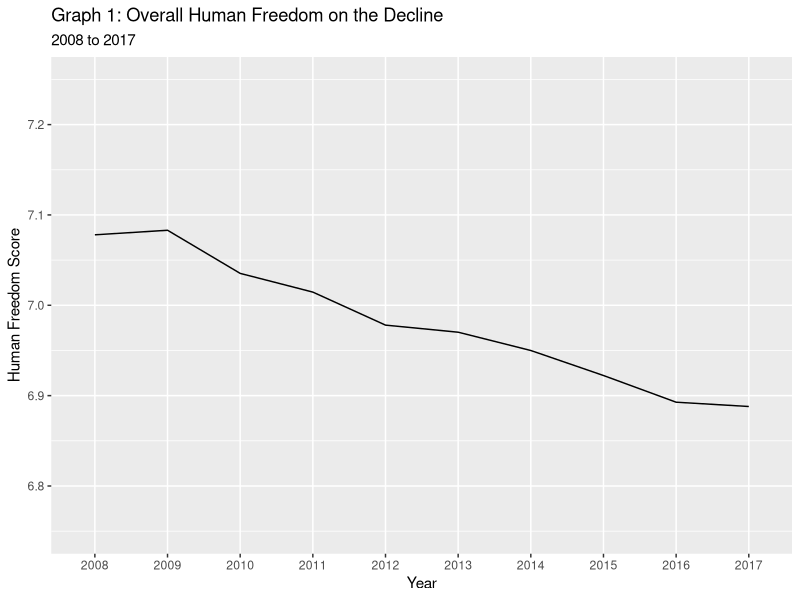
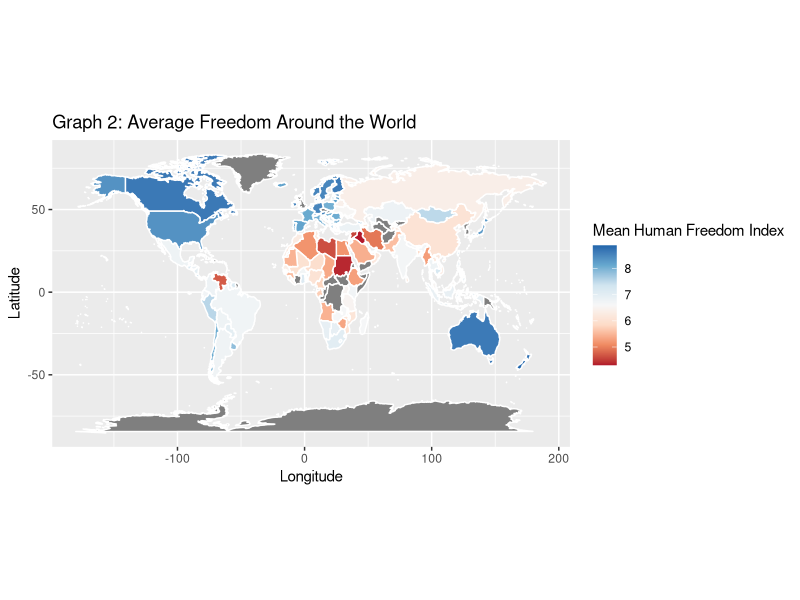
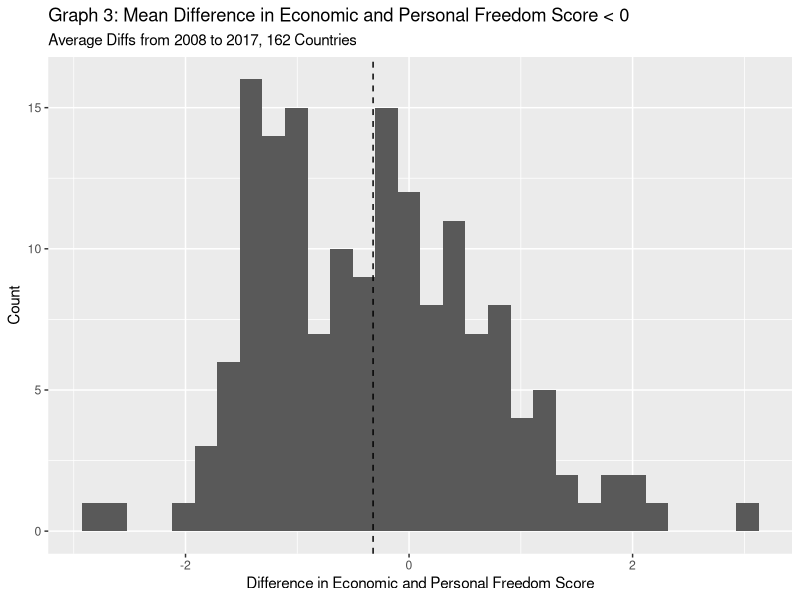
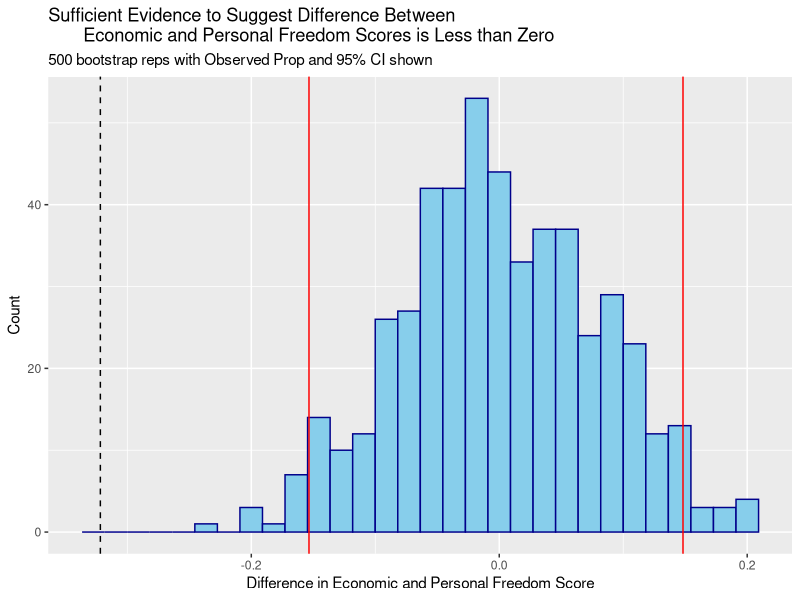
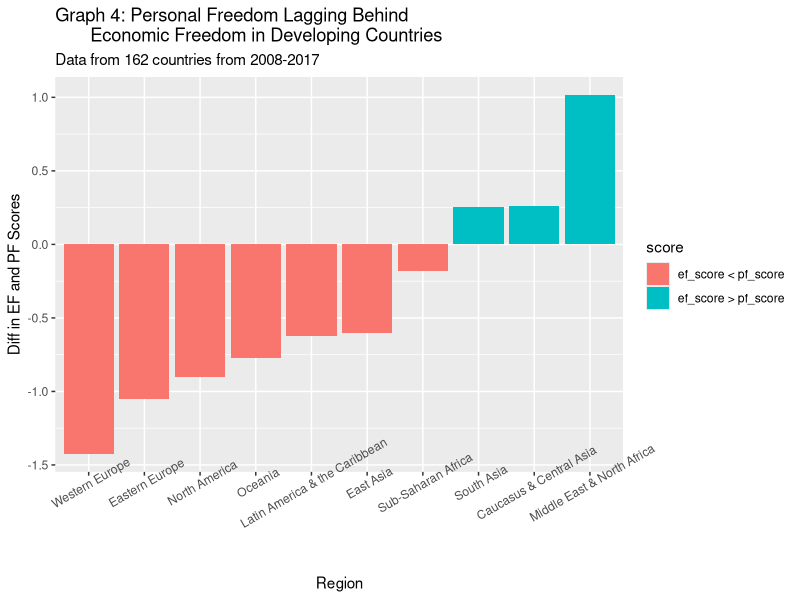
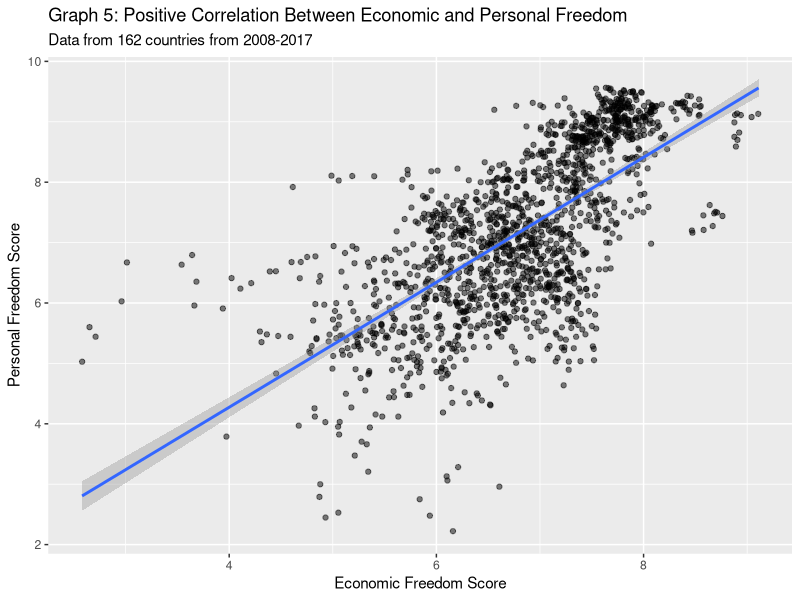
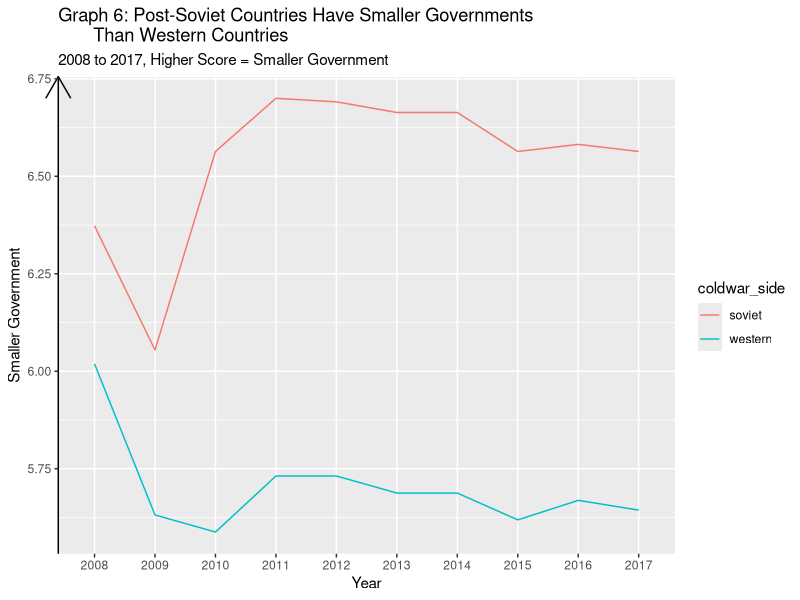
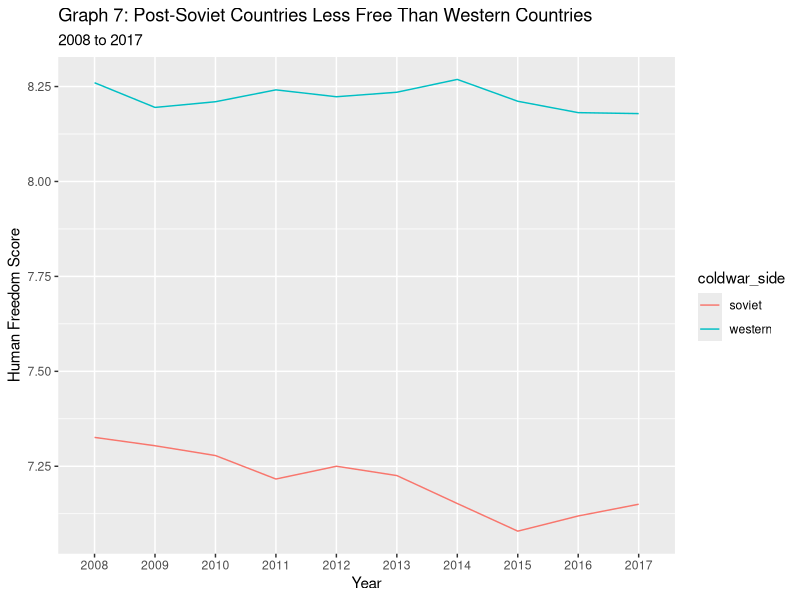

Recreate these plots in R, in order. (Note: this script raises an error after producing the figures.)
## ---- chunk 1
library(tidyverse)
library(ggplot2)
library(dplyr)
require(maps)
require(viridis)
theme_set(
  theme_gray()
  )
hfi <- read_csv("data/hfi_cc_2019.csv") 
## ---- chunk 2
knitr::opts_chunk$set(warning = FALSE, message = FALSE, echo = FALSE)
## ---- chunk 3
glimpse(hfi)
## ---- chunk 4
hfscore_by_year <- hfi %>% 
  filter(hf_score != "-") %>% 
  group_by(year) %>% 
  summarize(mean_hf = mean(as.numeric(hf_score)))

ggplot(data = hfscore_by_year, 
       aes(x = as.factor(year), y = mean_hf, group = 1)) +
  geom_line(stat = "identity") +
  ylim(6.75, 7.25) + 
  labs(x = "Year", y = "Human Freedom Score", 
       title = "Graph 1: Overall Human Freedom on the Decline",
       subtitle = "2008 to 2017")
## ---- chunk 5
summarized_hfi <- hfi %>% 
  filter(hf_score != "-") %>% 
  group_by(countries) %>% 
  mutate(mean_hf = mean(as.numeric(hf_score))) %>% 
  slice(1) %>% 
  mutate(countries = ifelse(countries == "United States", "USA", countries)) %>% 
  summarize(countries, mean_hf)

world_map <- map_data("world")
freedom_map <- left_join(world_map, summarized_hfi, by = c("region" = "countries"))

# Create the map
ggplot(freedom_map, mapping = aes(long, lat, group = group)) +
  coord_fixed(1.3) +
  geom_polygon(aes(fill = as.numeric(mean_hf)), color = "white") +
  scale_fill_distiller(palette ="RdBu", direction = 1) +
  labs(title = "Graph 2: Average Freedom Around the World", x = "Longitude", 
       y = "Latitude", fill = "Mean Human Freedom Index")
## ---- chunk 6
no_na_hfi <- hfi %>% 
  filter(pf_score != "-" & ef_score != "-")

clean_hfi <- no_na_hfi %>% 
  group_by(countries) %>% 
  mutate(mean_pf = mean(as.numeric(pf_score)),
         mean_ef = mean(as.numeric(ef_score))) %>% 
  mutate(diff_ef_pf = mean_ef - mean_pf) %>% 
  slice(1) %>% 
  summarize(countries, mean_ef, mean_pf, diff_ef_pf)

mean_diff <- clean_hfi %>% 
  summarize(mean_diff = mean(diff_ef_pf))

ggplot(data = clean_hfi, aes(x = diff_ef_pf)) +
  geom_histogram(bins = 30) +
  geom_vline(linetype = "dashed", xintercept = c(mean_diff$mean_diff)) +
  labs(x = "Difference in Economic and Personal Freedom Score", 
       y = "Count", 
       title = "Graph 3: Mean Difference in Economic and Personal Freedom Score < 0",
       subtitle = "Average Diffs from 2008 to 2017, 162 Countries")
## ---- chunk 7
set.seed(10)
n_sims <- 500
boot_dist = numeric(n_sims) 
for(i in 1:n_sims){ 
  indices <- sample(1:nrow(clean_hfi), replace = T)
  boot_mean <- clean_hfi %>% 
    slice(indices) %>%                    
    summarize(boot_mean = mean(diff_ef_pf)) %>% 
    pull()                                
  boot_dist[i] <- boot_mean 
}

boot_means = tibble(boot_dist)
mu_0 <- 0
offset <- boot_means %>% 
  summarize(mu_0 - mean(boot_dist)) %>%
  pull()
boot_means <- boot_means %>%
  mutate(shifted_means = boot_dist + offset)
boot_1 <- boot_means%>%
  summarize(lower = quantile(shifted_means, 0.025), 
            upper = quantile(shifted_means, 0.975))
boot_1
## ---- chunk 8
obs_mean <- clean_hfi %>% 
  summarize(mean(diff_ef_pf)) %>% 
  pull()
obs_mean
## ---- chunk 9
obs_diff <- mu_0 - obs_mean
boot_means %>% 
  mutate(extreme = ifelse(shifted_means <= mu_0 - obs_diff |
                          shifted_means >= mu_0 + obs_diff, 1, 0)) %>% 
  summarize(p_val = mean(extreme))
## ---- chunk 10
ggplot(data = boot_means, aes(x = shifted_means)) +
  geom_histogram(color = "darkblue", fill = "skyblue") + 
  labs(x = "Difference in Economic and Personal Freedom Score", y = "Count", 
       title = "Sufficient Evidence to Suggest Difference Between 
       Economic and Personal Freedom Scores is Less than Zero",
       subtitle = "500 bootstrap reps with Observed Prop and 95% CI shown") +
  geom_vline(xintercept = c(boot_1$lower, boot_1$upper),
             color = "red") +
  geom_vline(linetype = "dashed", xintercept = c(mean_diff$mean_diff))
## ---- chunk 11
region_hfi <- no_na_hfi %>% 
  group_by(region) %>% 
  mutate(mean_pf = mean(as.numeric(pf_score)),
         mean_ef = mean(as.numeric(ef_score))) %>% 
  mutate(diff_ef_pf = mean_ef - mean_pf,
         score = ifelse(diff_ef_pf > 0, 
                        "ef_score > pf_score", "ef_score < pf_score")) %>% 
  slice(1) %>% 
  summarize(region, mean_ef, mean_pf, diff_ef_pf, score)

ggplot(data = region_hfi, aes(x = reorder(region, diff_ef_pf), 
                              y = diff_ef_pf, fill = score)) +
  geom_col() + 
  theme(axis.text.x = element_text(angle = 30)) +
  labs(x = "Region", y = "Diff in EF and PF Scores", 
       title = "Graph 4: Personal Freedom Lagging Behind 
       Economic Freedom in Developing Countries",
       subtitle = "Data from 162 countries from 2008-2017")
## ---- chunk 12
corr_efpf <- no_na_hfi %>% 
  summarize(cor_ef_pf = cor(as.numeric(ef_score), as.numeric(pf_score)))
corr_efpf
## ---- chunk 13
ggplot(data = no_na_hfi, aes(x = as.numeric(ef_score), 
                             y = as.numeric(pf_score))) +
  geom_point(alpha = 0.5, position = "jitter") + 
  geom_smooth(method="lm") +
  labs(x = "Economic Freedom Score", y = "Personal Freedom Score", 
       title = "Graph 5: Positive Correlation Between Economic and Personal Freedom",
       subtitle = "Data from 162 countries from 2008-2017")
## ---- chunk 14
hfi_coldwar <- hfi %>% 
  mutate(post_soviet = ifelse(countries == "Russia" | 
                                countries == "Ukraine" | 
                                countries == "Moldova" | 
                                countries == "Uzbekistan" | 
                                countries == "Kazakhstan" | 
                                countries == "Kyrgyzstan" | 
                                countries == "Tajikistan" | 
                                countries == "Turkmenistan" | 
                                countries == "Georgia" | 
                                countries == "Azerbaijan" | 
                                countries == "Armenia" | 
                                countries == "Lithuania" | 
                                countries == "Latvia" | 
                                countries == "Estonia", "yes", "no")) %>% 
  mutate(nato = ifelse(countries == "Belgium" | 
                         countries == "Canada" | 
                         countries == "Denmark" | 
                         countries == "France" | 
                         countries == "Germany" | 
                         countries == "Greece" | 
                         countries == "Iceland" | 
                         countries == "Italy" | 
                         countries == "Luxembourg" | 
                         countries == "Netherlands" | 
                         countries == "Norway" | 
                         countries == "Portugal" | 
                         countries == "Spain" | 
                         countries == "Turkey" | 
                         countries == "United Kingdom" | 
                         countries == "United States", "yes", "no")) %>% 
  filter(post_soviet == "yes" | nato == "yes") %>% 
  mutate(coldwar_side = ifelse(post_soviet == "yes", "soviet", "western"))
  

ef_govt_coldwar <- hfi_coldwar %>% 
  filter(ef_government != "-") %>% 
  select(countries, coldwar_side, year, ef_government) %>% 
  group_by(year, coldwar_side) %>% 
  mutate(mean_ef_government = mean(as.numeric(ef_government)))

ggplot(data = ef_govt_coldwar, 
       aes(x = as.factor(year), y = mean_ef_government, group = coldwar_side, 
           color = coldwar_side)) +
  geom_line(stat = "identity") +
  labs(x = "Year", y = "Smaller Government", 
       title = "Graph 6: Post-Soviet Countries Have Smaller Governments 
       Than Western Countries",
       subtitle = "2008 to 2017, Higher Score = Smaller Government") +
  theme(axis.line.y = element_line(arrow = arrow()))

hf_coldwar <- hfi_coldwar %>% 
  filter(hf_score != "-") %>% 
  select(countries, coldwar_side, year, hf_score) %>% 
  group_by(year, coldwar_side) %>% 
  mutate(mean_hf = mean(as.numeric(hf_score)))

ggplot(data = hf_coldwar, 
       aes(x = as.factor(year), y = mean_hf, group = coldwar_side, 
           color = coldwar_side)) +
  geom_line(stat = "identity") +
  labs(x = "Year", y = "Human Freedom Score", 
       title = 
         "Graph 7: Post-Soviet Countries Less Free Than Western Countries",
       subtitle = "2008 to 2017")
## ---- chunk 15
coldwar_govtsize_reg <- hfi_coldwar %>% 
  filter(hf_score != "-")

m_hf_reg <- lm(as.numeric(hf_score) ~ as.numeric(ef_government) + coldwar_side + coldwar_side * as.numeric(ef_government), 
               data = coldwar_govtsize_reg)

tidy(m_hf_reg) %>% 
  arrange(estimate) 

glance(m_hf_reg)$r.squared
## ---- chunk 16
p_coldwar_govtsize_reg <- hfi_coldwar %>% 
  filter(pf_score != "-")

m_pf_reg <- lm(as.numeric(pf_score) ~ as.numeric(ef_government) + coldwar_side + coldwar_side * as.numeric(ef_government), 
               data = p_coldwar_govtsize_reg)

tidy(m_pf_reg) %>% 
  arrange(estimate) 

glance(m_pf_reg)$r.squared
## ---- chunk 17
hfi <- hfi%>%
  mutate(pf_movement_nowomen = (as.numeric(pf_movement_domestic) 
                                + as.numeric(pf_movement_foreign))/2)
hfi <- hfi%>%
  mutate(pf_ss_nowomen = (as.numeric(pf_ss_homicide) 
                          + as.numeric(pf_ss_disappearances))/2)
hfi <- hfi%>%
  mutate(pf_identity_nowomen = (as.numeric(pf_identity_legal) 
                          + as.numeric(pf_identity_sex_male))/2)

hfi <- hfi%>%
  mutate(pf_rol = as.numeric(pf_rol))%>%
  mutate(pf_religion = as.numeric(pf_religion))%>%
  mutate(pf_association = as.numeric (pf_association))%>%
  mutate(pf_expression = as.numeric(pf_expression))%>%
  mutate(ef_score = as.numeric(ef_score))%>%
  mutate(hfi_women_unweighted = (ef_score * 0.5) 
         + (pf_rol * 0.125)
         + (pf_ss_nowomen * 0.125)
         + (pf_movement_nowomen * 0.05)
         + (pf_identity_nowomen * 0.05)
         + (pf_expression * 0.05)
         + (pf_association * 0.05)
         + (pf_religion * 0.05))
hfi <- hfi%>%
  mutate(pf_score_nowomen = (pf_rol * 0.25)
         + (pf_ss_nowomen * 0.25)
         + (pf_movement_nowomen * 0.1)
         + (pf_identity_nowomen * 0.1)
         + (pf_expression * 0.1)
         + (pf_association * 0.1)
         + (pf_religion * 0.1))

ws_only <- hfi%>%
  select(pf_ss_women, pf_ss_women_fgm, pf_ss_women_inheritance, 
         pf_ss_women_inheritance_daughters, pf_ss_women_inheritance_widows,
         pf_movement_women, pf_identity_sex_female, pf_identity_divorce, 
         hfi_women_unweighted, ef_score, pf_score_nowomen, pf_religion, region)
ws_only <- ws_only%>%
  mutate(pf_ss_women = as.numeric(pf_ss_women))%>%
  mutate(pf_movement_women = as.numeric(pf_movement_women))%>%
  mutate(pf_identity_divorce = as.numeric(pf_identity_divorce))%>%
  mutate(pf_identity_sex_female = as.numeric(pf_identity_sex_female))%>%

  mutate(ws_score = (((pf_identity_divorce + pf_identity_sex_female)/2) + 
                       pf_ss_women + pf_movement_women)/3)
## ---- chunk 18
ws_no_na <- ws_only%>%
    filter(!is.na(hfi_women_unweighted) & !is.na(ws_score)) 

ggplot(data = ws_no_na, aes(x = ws_score, 
                             y = hfi_women_unweighted)) +
  geom_point(alpha = 0.5, position = "jitter") + 
  geom_smooth(method="lm") +
  labs(x = "Women-Specific Freedoms Score", y = "Overall Freedom Score", 
       title = "Graph 8: Positive Correlation Between Women-Specific and 
       Overall Freedom",
       subtitle = "Data from 162 countries from 2008-2017")
## ---- chunk 19
corr_ws_hf <- ws_no_na%>%
  summarize(cor_ws_hfi = cor(ws_score, hfi_women_unweighted))
corr_ws_hf
## ---- chunk 20
ws_no_na <- ws_no_na%>%
  filter(!is.na(ef_score) & !is.na(pf_score_nowomen))
ggplot(data = ws_no_na, aes(x = ws_score, 
                             y = ef_score)) +
  geom_point(alpha = 0.5, position = "jitter") + 
  geom_smooth(method="lm") +
  labs(x = "Women-Specific Freedoms Score", y = "Economic Freedom Score", 
       title = "Graph 9a: Positive Correlation Between Women-Specific and 
       Economic Freedom",
       subtitle = "Correlation less strong than overall HFI")

corr_ws_ef <- ws_no_na%>%
  summarize(cor_ws_hfi = cor(ws_score, ef_score))
corr_ws_ef
## ---- chunk 21
ggplot(data = ws_no_na, aes(x = ws_score, 
                             y = pf_score_nowomen)) +
  geom_point(alpha = 0.5, position = "jitter") + 
  geom_smooth(method="lm") +
  labs(x = "Women-Specific Freedoms Score", y = "Personal Freedom Score", 
       title = "Graph 9b: Positive Correlation Between Women-Specific and 
       Personal Freedom")

corr_ws_pf <- ws_no_na%>%
  summarize(cor_ws_hfi = cor(ws_score, pf_score_nowomen))
corr_ws_pf
## ---- chunk 22
obs_diff_corr <- ws_no_na%>%
  summarize(obs_diff_corr = (cor(ws_score, pf_score_nowomen) - cor(ws_score, 
                                                                   ef_score)))
obs_diff_corr
## ---- chunk 23
set.seed(10)
n_sims <- 2000
boot_distribution = numeric(n_sims) 
for(i in 1:n_sims){ 
  indices <- sample(1:nrow(ws_no_na), replace = T)
  boot_cor <- ws_no_na %>% 
    slice(indices) %>%                    
    summarize(boot_cor = (cor(ws_score, pf_score_nowomen) - cor(ws_score, 
                                                                ef_score))) %>% 
    pull()                                
  boot_distribution[i] <- boot_cor 
}

boot_cors = tibble(boot_distribution)

mu_0 <- 0
offset <- boot_cors %>% 
  summarize(mu_0 - mean(boot_distribution)) %>%
  pull()

boot_cors <- boot_cors %>%
  mutate(shifted_cors = boot_distribution + offset)

boot_2 <- boot_cors%>%
  summarize(lower = quantile(shifted_cors, 0.005), 
            upper = quantile(shifted_cors, 0.995))
boot_2
## ---- chunk 24
set.seed(10)
ggplot(data = boot_cors, aes(x = shifted_cors)) +
  geom_histogram(color = "darkblue", fill = "skyblue") + 
  labs(x = "Voice Jitter", 
       title = 
       "Bootstrap Distribution of Difference in Correlations Centered at 0 
       appears Normal", 
       subtitle = "Observed value outside of 99% confidence interval") +
  geom_vline(xintercept = c(boot_2$lower, boot_2$upper),
             color = "red") +
  geom_vline(linetype = "dashed", xintercept = c(obs_diff_corr$obs_diff_corr))


boot_cors %>% 
  mutate(extreme2 = ifelse(shifted_cors <= mu_0 - obs_diff_corr |
                          shifted_cors >= mu_0 + obs_diff_corr, 1, 0)) %>% 
  summarize(p_val2 = mean(extreme2))

## ---- chunk 25
region_ws <- ws_no_na %>% 
  group_by(region) %>% 
  mutate(mean_pf_religion = mean(as.numeric(pf_religion)))%>% 
  mutate(mean_ws = mean(as.numeric(ws_score)))%>% 
  slice(1) %>% 
  summarize(region, mean_pf_religion, mean_ws)

mid <- ws_no_na%>%
  summarize(mid = mean(ws_score))

ggplot(data = region_ws, aes(x = reorder(region, mean_pf_religion), 
                              y = mean_pf_religion, fill = mean_ws)) +
  scale_fill_gradient(low = "red", high = "blue", na.value = NA) +
  geom_col() + 
  theme(axis.text.x = element_text(angle = 20)) +
  labs(x = "Region", y = "Average Religion Freedom Score", 
       title = "Graph 10: General increase in mean W-S score with higher
       religious freedom score",
       subtitle = "Sub-Saharan Africa does not fit trend",
       fill = "Mean W-S freedom score")
## ---- chunk 26
mean_ws <- ws_no_na%>%
  summarize(mean_ws = mean(ws_score))

mean_rel <- hfi%>%
  filter(pf_religion != "-")%>%
  summarize(mean_rel = mean(pf_religion))

ws_no_na<-ws_no_na%>%
  mutate(religion_avg = ifelse(pf_religion >= 7.834794, 
                        "Above Average", "Below Average"))
ws_no_na<-ws_no_na%>%
  mutate(ws_average = ifelse(ws_score >= 8.942593, 
                        "Above Average", "Below Average"))

chisq.test(table(ws_no_na$religion_avg, ws_no_na$ws_average))
